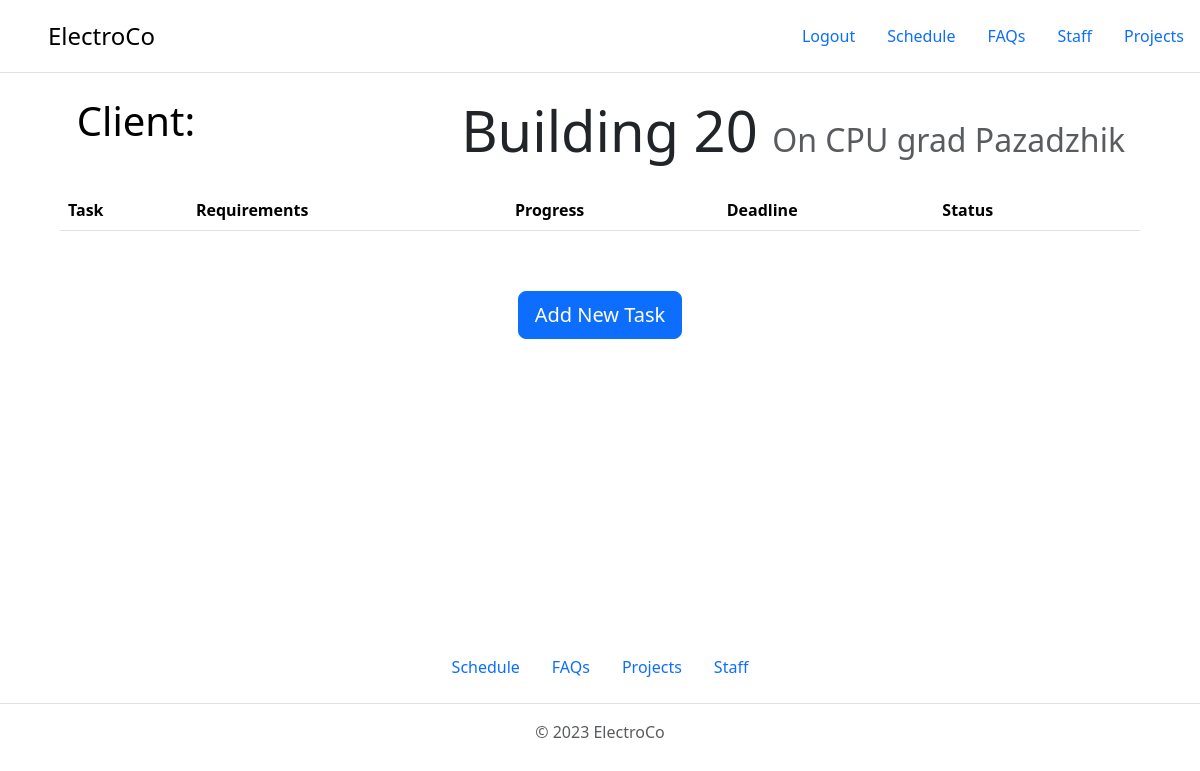
The app's page /projects/building-20/ (signed in), older data.
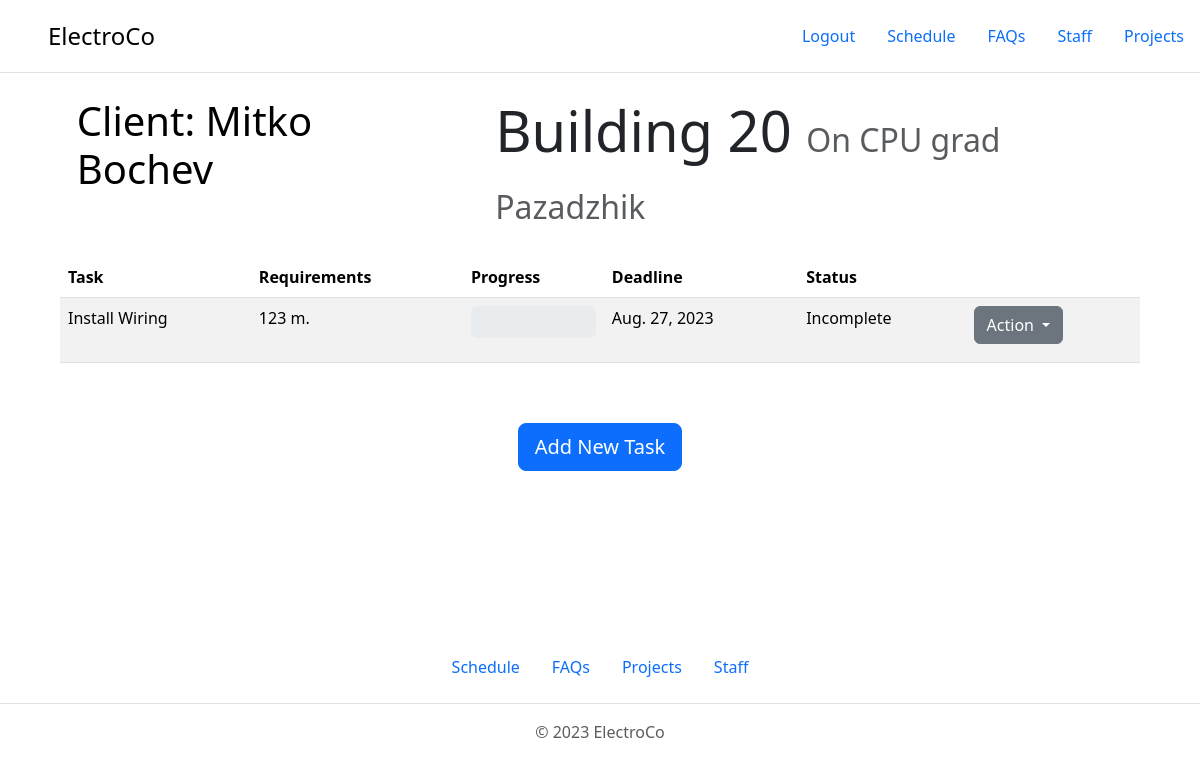
The same page, newer data.
### ProjectManagement/projects/models.py (models this page shows, shortened)
class Project(models.Model):
    project_name = models.CharField(max_length=120, blank=False, null=False, unique=True)
    address = models.CharField(max_length=120, blank=False, null=False, unique=True)
    client = models.ForeignKey(Client, on_delete=models.SET_NULL, blank=False, null=True)
    slug = models.SlugField(unique=True)
    @property
    def get_tasks(self):
        return self.task_set.all()

class Client(models.Model):
    first_name = models.CharField(max_length=120, blank=False, null=False)
    last_name = models.CharField(max_length=120, blank=False, null=False)
    organisation = models.CharField(max_length=120, blank=True, null=False)
    phone_number = models.CharField(max_length=120, blank=True, null=False)
    email = models.EmailField(blank=True, null=False)
    address = models.CharField(max_length=120, blank=True, null=True)
    full_name = models.CharField(max_length=120, blank=True)

class Task(models.Model):
    project = models.ForeignKey(Project, on_delete=models.SET_NULL, blank=False, null=True)
    workers = models.ManyToManyField(WorkerUser, related_name='tasks')
    task_category = models.ForeignKey(TaskCategory, on_delete=models.SET_NULL, null=True, blank=False)
    requirement = models.IntegerField(
        validators=[MinValueValidator(1)],
        blank=False,
        null=False,
    )
    date_added = models.DateField(auto_now_add=True)
    deadline = models.DateField(blank=False, null=False)
    complete = models.BooleanField(default=False)
    work_done = models.PositiveIntegerField(default=0, validators=[MinValueValidator(0)])
    slug = models.SlugField(unique=False, blank=True)
    @property
    def progress(self):
        percent = (self.work_done / int(self.requirement)) * 100
        return f'{percent:.0f}'

class TaskCategory(models.Model):
    CHOICES = (
        ('METERS', 'Meters'),
        ('NUMBER', 'Number'),
    )
    name = models.CharField(max_length=30, blank=False, null=False)
    unit = models.CharField(choices=CHOICES, max_length=100, blank=False, null=False)
    def __str__(self):
        return self.name

### ProjectManagement/projects/views.py (the view)
# urls.py: path('<slug:slug>/', views.projects_project_page_view, name='projects-project-page'),
@user_passes_test(is_superuser)
def projects_project_page_view(request, slug):
    project = Project.objects.get(slug=slug)
    context = {
        'project': project,
    }
    return render(request, 'projects/projects-project-page.html', context)

### ProjectManagement/projects/views.py (called while the page is built)
def is_superuser(user):
    return user.is_superuser

### templates/projects/projects-project-page.html (shortened to what this page needs)
{% extends 'base.html' %}
{% load static %}
{% block content %}
    <div style="display: flex; margin-left: 4.8rem;">
        <a class="display-6"
           style="text-decoration: none; color: black; padding-right: 3.5rem;">
            Client: <span class="nav-list">{{ project.client.full_name }}</span>
        </a>
        <p class="display-4" style="margin-left: auto;
    padding-right: 75px;">
            {{ project.project_name }}
            <small class="text-body-secondary" style="font-size: 2rem;">On {{ project.address }}</small>
        </p>
    </div>
    <table class="table table-striped" style="margin: 10px auto;
                max-width: 90%;">
        <thead>
        <tr>
            <th scope="col">Task</th>
            <th scope="col">Requirements</th>
            <th scope="col">Progress</th>
            <th scope="col">Deadline</th>
            <th scope="col">Status</th>
            <th scope="col"></th>
        </tr>
        </thead>
        <tbody>
        {% for task in project.get_tasks %}
            <tr class="task-tr" data-pk="{{ task.pk }}">
                <td>{{ task.task_category }}</td>
                <td>{{ task.requirement }}
                    {% if task.task_category.unit == 'METERS' %}
                        m.
                    {% endif %}
                </td>
                <td>
                    <div style="height: 32px;" class="progress mb-3" role="progressbar"
                         aria-label="Info example with label"
                         aria-valuenow="{{ task.progress }}" aria-valuemin="0" aria-valuemax="100">
                    </div>
                </td>
                <td>
                    {{ task.deadline }}
                </td>
                <td>
                    {% if task.complete %}
                        Complete
                    {% else %}
                        Incomplete
                    {% endif %}
                </td>
                <td>
                    <button class="btn btn-secondary dropdown-toggle" type="button" data-bs-toggle="dropdown"
                            aria-expanded="false">
                        Action
                    </button>
                </td>
            </tr>
        {% endfor %}
        </tbody>
    </table>
    <a class="btn btn-primary btn-lg" style="margin: 50px auto 10px auto;"
       href="{% url 'projects-new-task-page' project.slug%}">Add New Task</a>
{% endblock %}

Row changes from the older to the newer data that the page shows:
changed through a linked row, Project "Building 20": client.full_name (not shown) → "Mitko Bochev"
added Task: task_category "Install Wiring", requirement "123", shows "m.", deadline "Aug. 27, 2023", complete "Incomplete"
